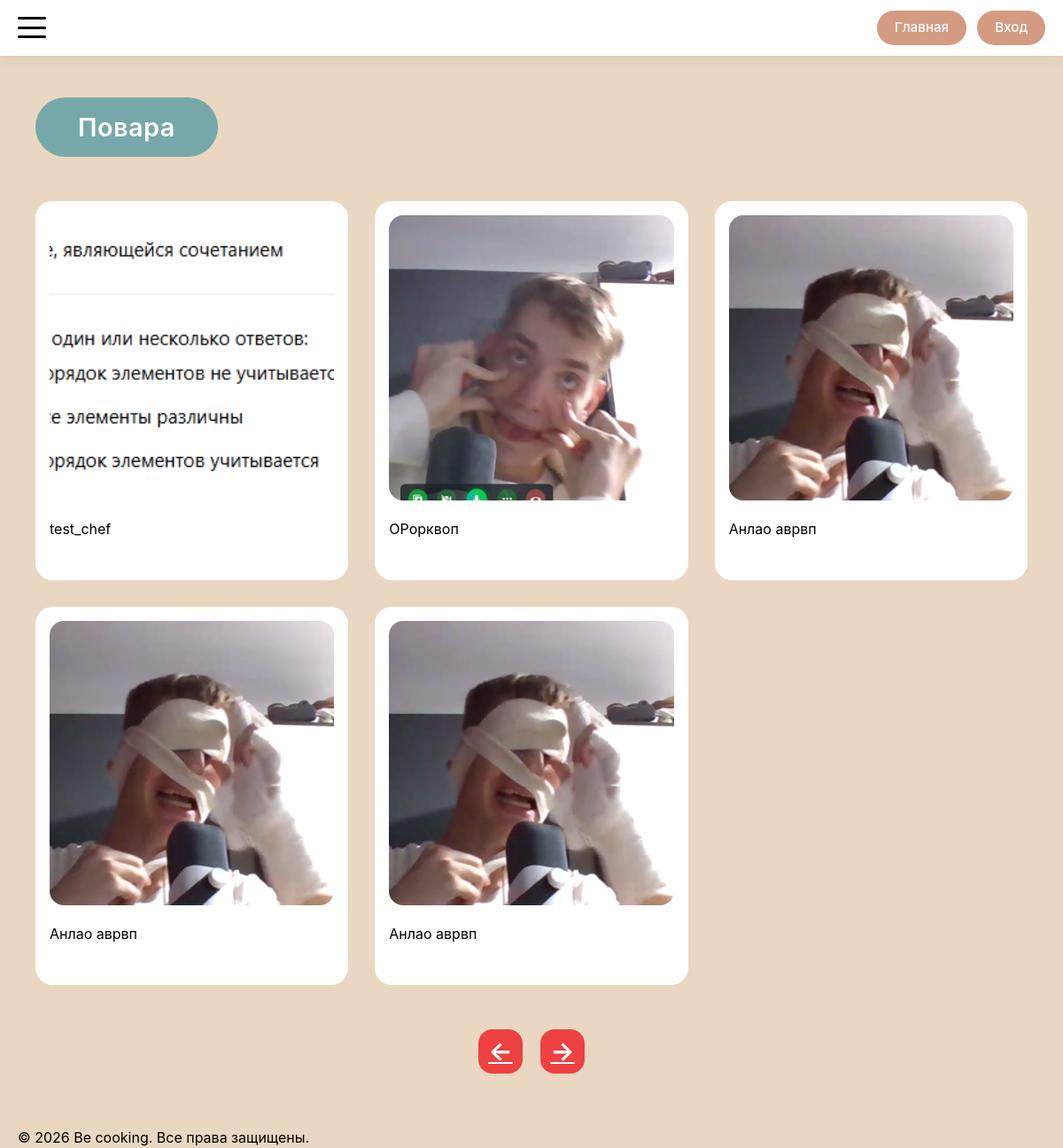
The app's page /chefs, older data.
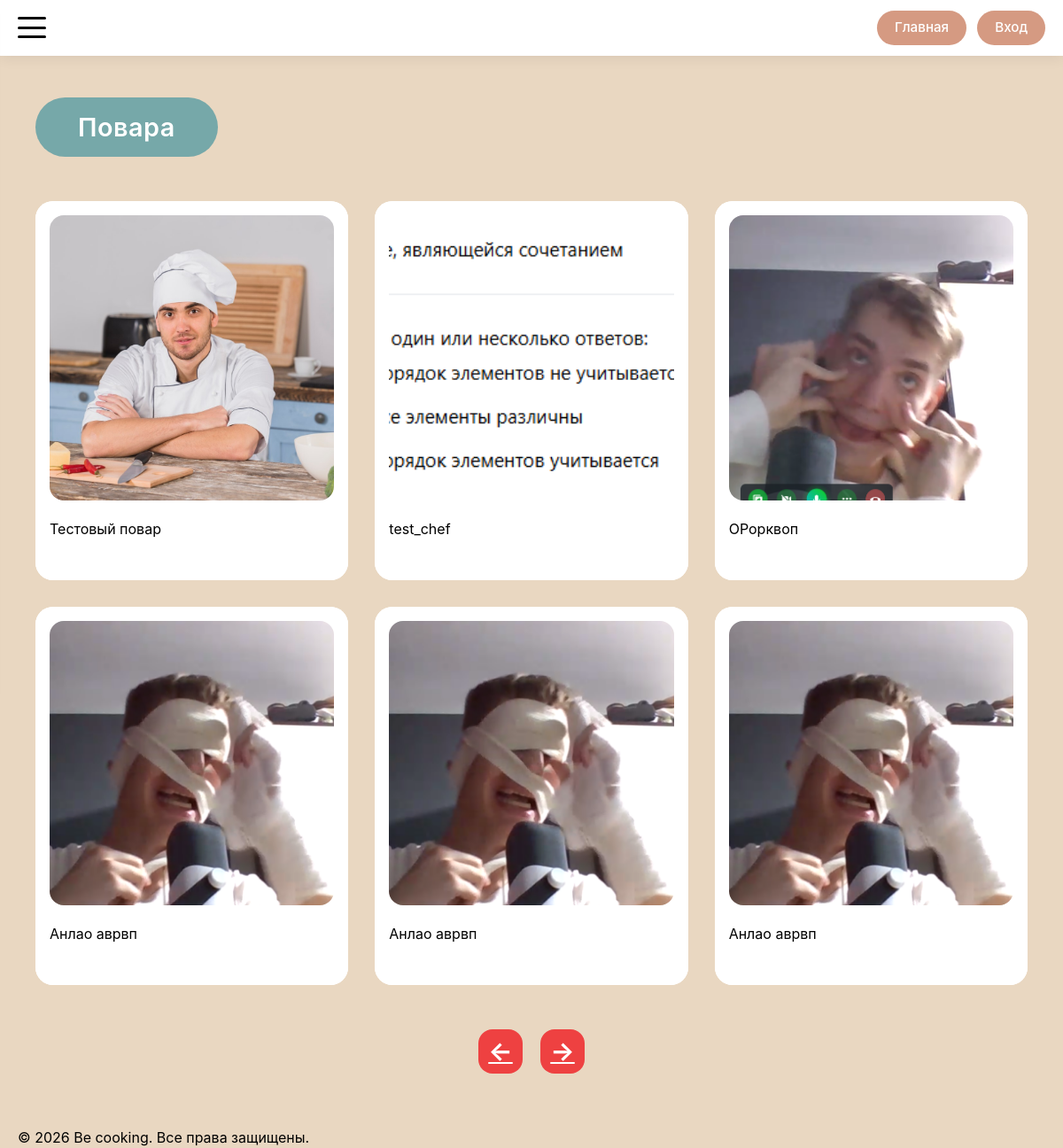
The same page, newer data.
### models.py (models this page shows)
class Chef(db.Model):
    __tablename__ = 'chef'
    id = db.Column(db.Integer, primary_key=True)
    name = db.Column(db.String(70), nullable=False)
    description = db.Column(db.Text, nullable=False)
    image_url = db.Column(db.String(300))
    tags = db.Column(db.JSON)  # Хранит массив строк: ["итальянская", "французская"]
    created_at = db.Column(db.DateTime, default=datetime.utcnow)
    user_id = db.Column(db.Integer, db.ForeignKey('user.id'), nullable=False)
    ratings = db.relationship('ChefRating', backref='chef', lazy='dynamic', cascade='all, delete-orphan')

### routes/chef_routes.py (the view)
@app.route('/chefs')
def chefs():
    page = request.args.get('page', 1, type=int)
    category = request.args.get('category', type=str)
    per_page = 6
    query = Chef.query.order_by(Chef.created_at.desc())
    if category:
        query = query.filter(Chef.tags.contains(category.lower()))
    pagination = query.paginate(page=page, per_page=per_page, error_out=False)
    adapted_chefs = [adapt_chef_for_template(c) for c in pagination.items]
    return render_template(
        'chefs/chefs.html',
        chefs=adapted_chefs,
        current_page=page,
        has_next=pagination.has_next,
        current_category=category
    )

### app.py (called while the page is built)
@app.context_processor
def inject_enums():
    return dict(UserRoleEnum=UserRoleEnum)

### routes/chef_routes.py (called while the page is built)
def adapt_chef_for_template(chef):
    if chef:
        chef.photo_url = chef.image_url
        chef.bio = chef.description
        avg_rating = db.session.query(func.avg(ChefRating.rating)).filter(ChefRating.chef_id == chef.id).scalar()
        chef.average_rating = round(avg_rating, 1) if avg_rating else 0.0
        chef.user_rating = None
        if current_user.is_authenticated:
            existing_rating = chef.ratings.filter_by(user_id=current_user.id).first()
            if existing_rating:
                chef.user_rating = existing_rating.rating
    return chef

### templates/chefs/chefs.html (shortened to what this page needs)
{% extends 'base/base.html' %}
{% block main_class %}gallery-main{% endblock %}
{% block container_class %}gallery-container{% endblock %}
{% block content %}
<div class="gallery-header-wrapper" style="display: flex; justify-content: space-between; align-items: center;">
    <h1 class="gallery-title">Повара</h1>
</div>
<div class="gallery-grid">
    {% for chef in chefs %}
        {% with
            title = chef.name,
            image_url = chef.photo_url,
            detail_endpoint = 'chef_profile',
            item_id = chef.id
        %}
            {% include 'components/_card.html' %}
        {% endwith %}
    {% else %}
        <p>Поваров пока нет, но скоро они появятся!</p>
    {% endfor %}
</div>
<div class="gallery-pagination">
    <a href="{{ url_for('chefs', page=current_page-1) }}" class="pagination-btn {% if current_page == 1 %}disabled{% endif %}">←</a>
    <a href="{{ url_for('chefs', page=current_page+1) }}" class="pagination-btn {% if not has_next %}disabled{% endif %}">→</a>
</div>
{% endblock %}

### templates/base/base.html (shortened to what this page needs)
<!DOCTYPE html>
<html lang="ru">
<head>
    <link href="https://googleapis.com/css2?family=Inter:opsz,wght@14..32,300;14..32,400;14..32,500;14..32,600;14..32,700&display=swap" rel="stylesheet">
    <link rel="stylesheet" href="{{ url_for('static', filename='css/style.css') }}">
</head>
<body>
    {% if request.endpoint != 'auth' %}
        {% include 'components/_header.html' %}
    {% endif %}
    <main class="main {% block main_class %}{% endblock %}">
        <div class="container {% block container_class %}{% endblock %}">
            {% block content %}{% endblock %}
        </div>
    </main>
    {% if request.endpoint != 'auth' %}
        {% include 'components/_footer.html' %}
    {% endif %}
</body>
</html>

### templates/components/_header.html (shortened to what this page needs)
<header class="header">
    <div class="header-container container">
        <button class="burger-btn" id="burgerBtn">
            <span></span>
            <span></span>
            <span></span>
        </button>
        <div class="header-buttons">
            <a href="{{ url_for('index') }}" class="header-btn">Главная</a>
            {% if current_user.is_authenticated %}
                <a href="{{ url_for('profile') }}" class="header-btn">Профиль</a>
            {% else %}
                <a href="{{ url_for('auth') }}" class="header-btn">Вход</a>
            {% endif %}
        </div>
    </div>
</header>

### templates/components/_card.html (shortened to what this page needs)
{% if detail_endpoint == 'recipe_detail' or  detail_endpoint == 'recipe_manage' %}
<div class="card">
    <a href="{{ url_for(detail_endpoint, recipe_id=item_id) }}"
       class="card-link">
        <div class="card-inner">
            <div class="card-image">
                <img src="{{ recipe.main_image_url if (recipe and recipe.main_image_url) else 'https://placehold.co/400x300' }}"
                     alt="{{ recipe.title if recipe else 'Рецепт' }}">
            </div>
            <div class="card-text">{{ recipe.title if recipe else 'Рецепт' }}</div>
        </div>
    </a>
</div>
{% else %}
<div class="card">
    <a href="{{ url_for(detail_endpoint, chef_id=item_id) }}"
       class="card-link">
        <div class="card-inner">
            <div class="card-image">
                <img src="{{ image_url if image_url else 'https://placehold.co/400x300' }}"
                     alt="{{ title }}">
            </div>
            <div class="card-text">{{ title }}</div>
        </div>
    </a>
</div>
{% endif %}

### templates/components/_footer.html
<footer class="footer">
    <div class="footer-container container">
        <p class="footer-text">© {{ now.year if now else '2026' }} Be cooking. Все права защищены.</p>
    </div>
</footer>

Row changes from the older to the newer data that the page shows:
added Chef: image_url (picture), name "Тестовый повар"
